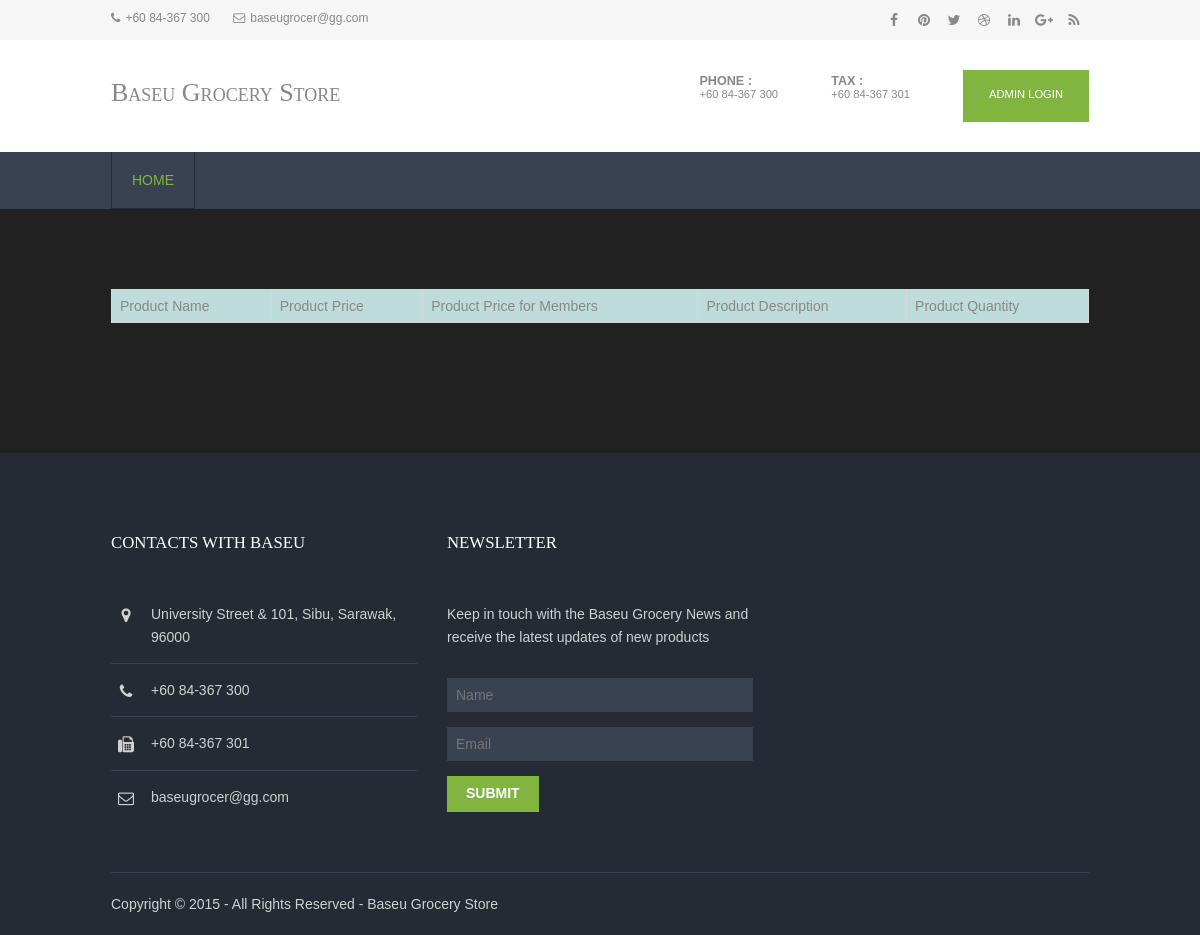
The page /product_vegetables.php on the database as committed earlier.
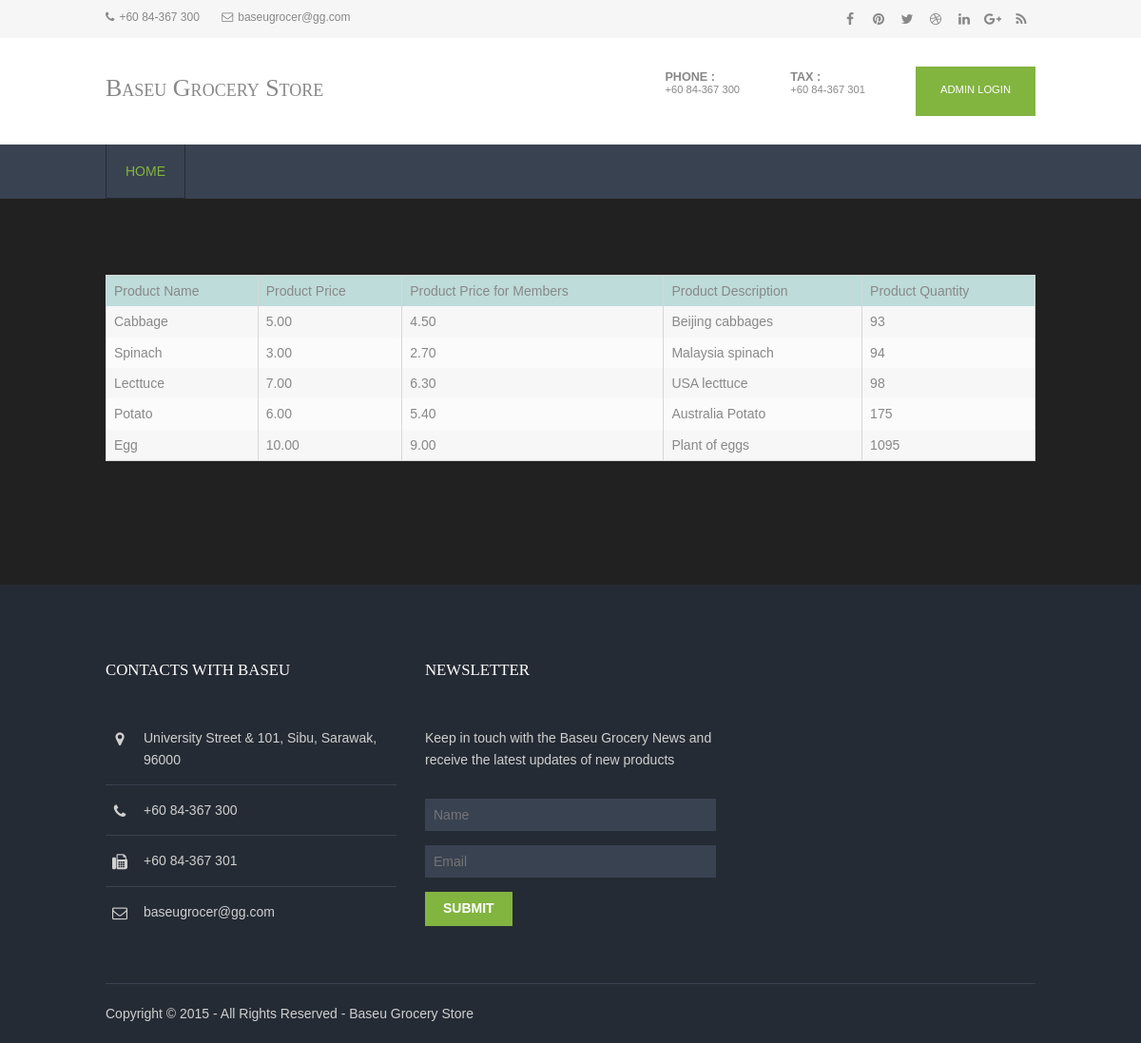
The same page on the database as committed later.
### tables this page shows
CREATE TABLE `products` (
  `pro_id` int(11) NOT NULL,
  `pro_name` varchar(255) NOT NULL,
  `pro_price` decimal(15,2) NOT NULL,
  `pro_mem_price` decimal(15,2) DEFAULT NULL,
  `pro_description` text NOT NULL,
  `quantity` int(11) DEFAULT NULL,
  `pro_type` varchar(255) NOT NULL
);

### product_vegetables.php (the view, shortened to what this page needs)
<?php
require('includes/config.php');
$result = $db->query("SELECT pro_name, pro_price, pro_mem_price, pro_description, quantity FROM products WHERE pro_type like 'Vegetable';");
?>
<!DOCTYPE html>
<html>
<head>
<link href="layout/styles/layout.css" rel="stylesheet" type="text/css" media="all">
</head>
<body background="images/bg.jpg" id="top">
<div class="wrapper row0">
  <div id="topbar" class="hoc clear">
    <div class="fl_left">
      <ul class="nospace inline pushright">
        <li><i class="fa fa-phone"></i>+60 84-367 300</li>
        <li><i class="fa fa-envelope-o"></i>baseugrocer@gg.com</li>
      </ul>
    </div>
    <div class="fl_right">
      <ul class="faico clear">
        <li><a class="faicon-facebook" href="#"><i class="fa fa-facebook"></i></a></li>
        <li><a class="faicon-pinterest" href="#"><i class="fa fa-pinterest"></i></a></li>
        <li><a class="faicon-twitter" href="#"><i class="fa fa-twitter"></i></a></li>
        <li><a class="faicon-dribble" href="#"><i class="fa fa-dribbble"></i></a></li>
        <li><a class="faicon-linkedin" href="#"><i class="fa fa-linkedin"></i></a></li>
        <li><a class="faicon-google-plus" href="#"><i class="fa fa-google-plus"></i></a></li>
        <li><a class="faicon-rss" href="#"><i class="fa fa-rss"></i></a></li>
      </ul>
    </div>
  </div>
</div>
<div class="wrapper row1">
  <header id="header" class="hoc clear">
    <div id="logo" class="fl_left">
      <h1><a href="index.html">Baseu Grocery Store</a></h1>
    </div>
    <div id="quickinfo" class="fl_right">
      <ul class="nospace inline">
        <li><strong>Phone :</strong><br> +60 84-367 300</li>
        <li><strong>Tax :</strong><br> +60 84-367 301</li>
        <li><a class="btn" href="login.php">Admin Login</a></li>
      </ul>
    </div>
  </header>
</div>
<div class="wrapper row2">
  <nav id="mainav" class="hoc clear">
    <ul class="clear">
      <li class="active"><a href="index.html">Home</a></li>
    </ul>
  </nav>
</div>
<div class="wrapper row3" style="background-color : light-grey;" >
  <main class="hoc container clear">
    <div class="content">
      <div id="gallery">
        <table width='80%' border=0 >
        <tr style="background-color : #BEDCD9;">
          <td>Product Name</td>
          <td>Product Price</td>
          <td>Product Price for Members</td>
          <td>Product Description</td>
          <td>Product Quantity</td>
        </tr>
        <?php
        while($row = $result->fetch(PDO::FETCH_ASSOC)) {
          echo "<tr>";
          echo "<td>".$row['pro_name']."</td>";
          echo "<td>".$row['pro_price']."</td>";
          echo "<td>".$row['pro_mem_price']."</td>";
          echo "<td>".$row['pro_description']."</td>";
          echo "<td>".$row['quantity']."</td>";
        }
        ?>
        </table>
      </div>
    </div>
  </main>
</div>
<div class="wrapper row4">
  <footer id="footer" class="hoc clear">
    <div class="one_third first">
      <h6 class="title">Contacts with Baseu</h6>
      <ul class="nospace linklist contact">
        <li><i class="fa fa-map-marker"></i>
          <address>
          University Street &amp; 101, Sibu, Sarawak, 96000
          </address>
        </li>
        <li><i class="fa fa-phone"></i> +60 84-367 300<br></li>
        <li><i class="fa fa-fax"></i> +60 84-367 301</li>
        <li><i class="fa fa-envelope-o"></i> baseugrocer@gg.com</li>
      </ul>
    </div>
    <div class="one_third">
      <h6 class="title">Newsletter</h6>
      <p class="btmspace-30">Keep in touch with the Baseu Grocery News and receive the latest updates of new products</p>
      <form method="post" action="#">
        <fieldset>
          <input class="btmspace-15" type="text" value="" placeholder="Name">
          <input class="btmspace-15" type="text" value="" placeholder="Email">
          <button type="submit" value="submit">Submit</button>
        </fieldset>
      </form>
    </div>
  </footer>
</div>
<div class="wrapper row5">
  <div id="copyright" class="hoc clear">
    <p class="fl_left">Copyright &copy; 2015 - All Rights Reserved - <a href="#">Baseu Grocery Store</a></p>
  </div>
</div>
</body>
</html>

### layout/styles/layout.css (style rules this page uses)
#topbar { padding:5px 0; font-size:12px; }
#topbar .fl_left { margin-top:4px; }
#topbar .fl_left .inline > li i { margin:0 5px 0 0; line-height:normal; }
#topbar .faico li { margin:0; }
#header { padding:30px 0; }
#header #logo { margin-top:8px; font-variant:small-caps; }
#header #logo h1 { margin:0; padding:0; font-size:26px; }
#header #quickinfo { font-size:.8rem; text-transform:uppercase; }
#header #quickinfo li { margin-right:50px; }
#header #quickinfo li:last-child { margin-right:0; }
#header #quickinfo strong { display:block; margin:0 0 -5px 0; padding:0; font-size:.9rem; }
.container { padding:80px 0; }
#footer { padding:80px 0 60px; }
#footer .title { margin:0 0 50px 0; padding:0; font-size:1.2rem; text-transform:uppercase; }
#footer .linklist li { display:block; margin-bottom:15px; padding:0 0 15px 0; border-bottom:1px solid; }
#footer .linklist li:last-child { margin:0; padding:0; border:none; }
#footer .linklist li::before, #footer .linklist li::after { display:table; content:""; }
#footer .linklist li, #footer .linklist li::after { clear:both; }
#footer .contact.linklist li, #footer .contact.linklist li:last-child { position:relative; padding-left:40px; }
#footer .contact li * { margin:0; padding:0; line-height:1.6; }
#footer .contact li i { display:block; position:absolute; top:0; left:0; width:30px; font-size:16px; text-align:center; }
#footer input, #footer button { border:1px solid; }
#footer input { display:block; width:100%; padding:8px; }
#footer button { padding:8px 18px 10px; text-transform:uppercase; font-weight:700; cursor:pointer; }
#copyright { padding:20px 0; border-top:1px solid; }
#copyright * { margin:0; padding:0; }
*, *::before, *::after { transition:all .3s ease-in-out; }
nav ul, nav ol { margin:0; padding:0; list-style:none; }
#mainav, #breadcrumb, .sidebar nav { line-height:normal; }
#mainav li { display:block; position:relative; float:left; margin:0; padding:0; text-transform:uppercase; }
#mainav li:last-child { margin-right:0; }
#mainav ul.clear { border:solid; border-width:0 0 0 1px; }
#mainav li a { display:block; padding:20px; border:solid; border-width:0 1px 1px 0; border-collapse:collapse; }
table, th, td { border:1px solid; border-collapse:collapse; vertical-align:top; }
table, th { table-layout:auto; }
table { width:100%; margin-bottom:15px; }
th, td { padding:5px 8px; }
td { border-width:0 1px; }
#gallery { display:block; width:100%; margin-bottom:50px; }
.faico { margin:0; padding:0; list-style:none; }
.faico li { display:inline-block; float:left; margin:0 2px 0 0; padding:0; line-height:normal; }
.faico li:last-child { margin-right:0; }
.faico a { display:inline-block; width:30px; height:30px; line-height:30px; font-size:14px; text-align:center; }
.faico a { color:inherit; background-color:transparent; }
body { color:#888888; background-color:#252B34; }
a { color:#82B440; }
.btn, .btn.inverse:hover { color:#FFFFFF; background-color:#82B440; border-color:#82B440; }
.row0 { color:#888888; background-color:#F6F6F6; }
.row1 { color:#888888; background-color:#FFFFFF; }
.row2, .row2 a { color:#FFFFFF; background-color:#394251; }
.row3 { color:#888888; background-color:#212121; }
.row4 { color:#D0D0D0; background-color:#252B34; }
.row5, .row5 a { color:#D0D0D0; background-color:#252B34; }
#header #logo * { color:inherit; }
#footer .title { color:#FFFFFF; }
#footer .linklist li { border-color:#394251; }
#footer input, #footer button { border-color:transparent; }
#footer input { color:#FFFFFF; background-color:#394251; }
#footer button { color:#FFFFFF; background-color:#82B440; }
#copyright { border-color:#394251; }
#mainav ul.clear { border-color:#252B34; }
#mainav li a { color:inherit; background-color:inherit; border-color:#252B34; }
#mainav .active a, #mainav a:hover, #mainav li:hover > a { color:#82B440; background-color:inherit; }
table, th, td, #comments .avatar, #comments input, #comments textarea { border-color:#D7D7D7; }
tr, #comments li, #comments input[type="submit"], #comments input[type="reset"] { color:inherit; background-color:#FBFBFB; }
tr:nth-child(even), #comments li:nth-child(even) { color:inherit; background-color:#F7F7F7; }
@media screen and (min-width:978px) { .hoc { max-width:978px; } }

Rows that differ between the two databases and show on the page:
added products: pro_name "Cabbage", pro_price "5.00", pro_mem_price "4.50", pro_description "Beijing cabbages", quantity "93"
added products: pro_name "Spinach", pro_price "3.00", pro_mem_price "2.70", pro_description "Malaysia spinach", quantity "94"
added products: pro_name "Lecttuce", pro_price "7.00", pro_mem_price "6.30", pro_description "USA lecttuce", quantity "98"
added products: pro_name "Potato", pro_price "6.00", pro_mem_price "5.40", pro_description "Australia Potato", quantity "175"
added products: pro_name "Egg", pro_price "10.00", pro_mem_price "9.00", pro_description "Plant of eggs", quantity "1095"
